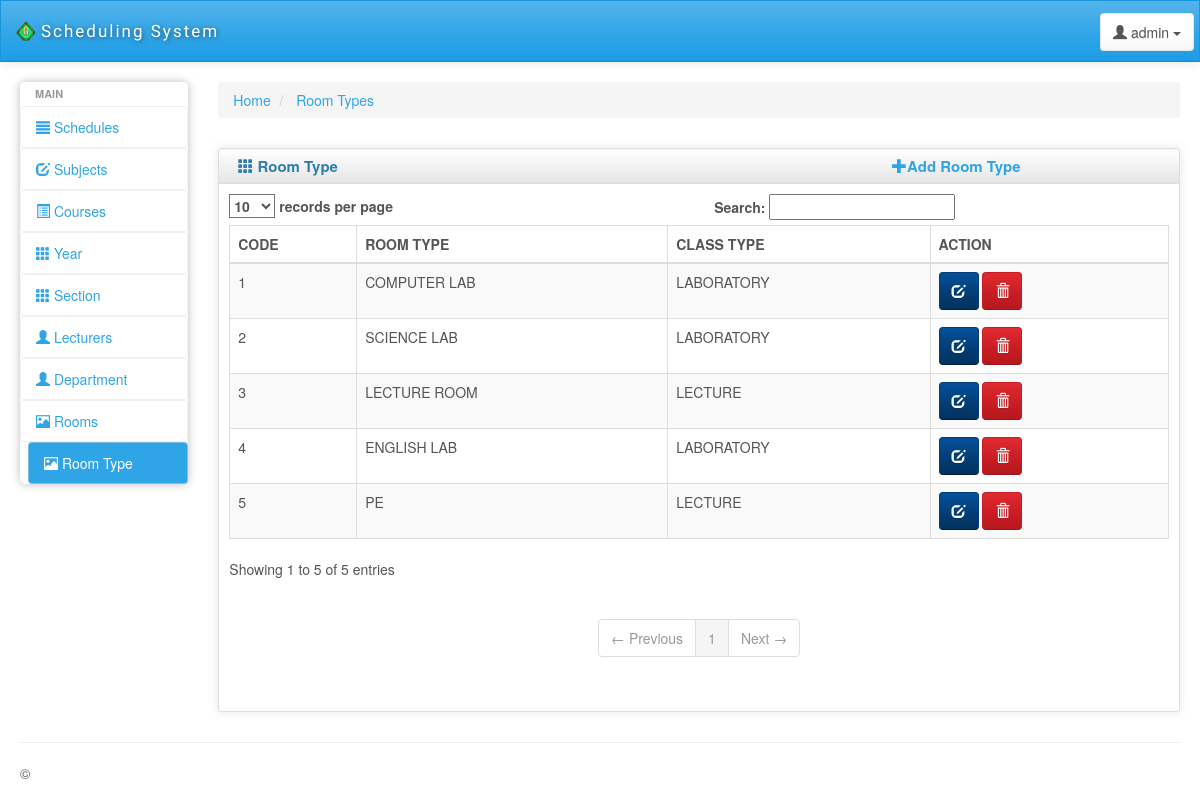
Screenshot of /roomtypes.php (signed in) with the database file from the repository.
### tables this page shows
CREATE TABLE IF NOT EXISTS `roomtype` (
  `ROOMTYPENO` int(11) NOT NULL,
  `ROOMTYPE` varchar(100) NOT NULL,
  `DEPARTMENT` int(11) NOT NULL,
  `CLASS` int(11) NOT NULL
);

### roomtypes.php (the view, shortened to what this page needs)
<?php
    include("header.php");
?>
<div id="content" class="col-lg-10 col-sm-10">
                <div>
        <ul class="breadcrumb">
            <li>
                <a href="#">Home</a>
            </li>
            <li>
                <a href="#">Room Types</a>
            </li>
        </ul>
    </div>
    <div class="row">
    <div class="box col-md-12">
    <div class="box-inner">
    <div class="box-header well" data-original-title="">
        <h2><i class="glyphicon glyphicon-th"></i> Room Type
        <a href="iroomtype.php" style="margin-left:550px;"><i class="glyphicon glyphicon-plus"></i>Add Room Type</a></h2>
    </div>
    <div class="box-content">
    <table class="table table-striped table-bordered bootstrap-datatable datatable responsive">
    <thead>
    <tr>
        <th>CODE</th>
        <th>ROOM TYPE</th>
        <th>CLASS TYPE</th>
        <th>ACTION</th>
    </tr>
    </thead>
    <tbody>
        <?php
            $result=mysql_query("SELECT * FROM roomtype");
            while($row=mysql_fetch_array($result)){
        ?>
    <tr>
        <td><?php echo $row['ROOMTYPENO'];?></td>
        <td class="center"><?php echo $row['ROOMTYPE'];?></td>
        <td class="center"><?php if($row['CLASS']==1)echo 'LECTURE'; else echo'LABORATORY';?></td>
        <td class="center">
            <a class="btn btn-info" href="uroomtype.php?id=<?php echo $row['ROOMTYPENO'];?>" title="Update">
                <i class="glyphicon glyphicon-edit icon-white"></i>
            </a>
            <a class="btn btn-danger" onclick="return confirm('Are you sure you want to delete this subject?');" href="droomtypes.php?id=<?php echo $row['ROOMTYPENO'];?>" title="Delete">
                <i class="glyphicon glyphicon-trash icon-white"></i>
            </a>
        </td>
    </tr>
   <?php
    }
   ?>
    </tbody>
    </table>
    </div>
    </div>
    </div>
    </div>
    </div>
</div>
    <hr>
<?php
    include("footer.php");
?>

### css/charisma-app.css (style rules this page uses)
.box { margin-top: 10px; margin-bottom: 10px; }
.box-inner { border: 1px solid #DEDEDE; border-radius: 3px; -webkit-border-radius: 3px; -moz-border-radius: 3px; box-shadow: 0 0 10px rgba(189, 189, 189, 0.4); -webkit-box-shadow: 0 0 10px rgba(189, 189, 189, 0.4); -moz-box-shadow: 0 0 10px rgba(189, 189, 189, 0.4); }
.box-header { border: none; padding-top: 5px; border-bottom: 1px solid #DEDEDE; border-radius: 3px 3px 0 0; -webkit-border-radius: 3px 3px 0 0; -moz-border-radius: 3px 3px 0 0; height: 35px; min-height: 35px !important; margin-bottom: 0; font-weight: bold; font-size: 16px; background: -moz-linear-gradient(top, rgba(255, 255, 255, 0) 0%, rgba(0, 0, 0, 0.1) 100%); background: -webkit-gradient(linear, left top, left bottom, color-stop(0%, rgba(255, 255, 255, 0)), color-stop(100%, rgba(0, 0, 0, 0.1))); background: -webkit-linear-gradient(top, rgba(255, 255, 255, 0) 0%, rgba(0, 0, 0, 0.1) 100%); background: -o-linear-gradient(top, rgba(255, 255, 255, 0) 0%, rgba(0, 0, 0, 0.1) 100%); background: -ms-linear-gradient(top, rgba(255, 255, 255, 0) 0%, rgba(0, 0, 0, 0.1) 100%); background: linear-gradient(to bottom, rgba(255, 255, 255, 0) 0%, rgba(0, 0, 0, 0.1) 100%); filter: progid:DXImageTransform.Microsoft.gradient(startColorstr='#00ffffff', endColorstr='#1a000000', GradientType=0); }
.box-header h2 { font-size: 15px; width: auto; clear: none; float: left; line-height: 25px; white-space: nowrap; font-weight: bold; margin-top: 0; margin-bottom: 0; }
.box-header h2 > i { margin-top: 1px; }
.box-content { padding: 10px; }
@media only screen and (min-width: 980px) { a, button, input[type=submit], input[type=button], .product-img { -webkit-transition: .5s; -moz-transition: .5s; -ms-transition: .5s; -o-transition: .5s; transition: .5s; } }

### bower_components/responsive-tables/responsive-tables.css (style rules this page uses)
table th { font-weight: bold; }
table td, table th { padding: 9px 10px; text-align: left; }

### rows the page displays
roomtype: ROOMTYPENO "1", ROOMTYPE "COMPUTER LAB", CLASS "LABORATORY"
roomtype: ROOMTYPENO "2", ROOMTYPE "SCIENCE LAB", CLASS "LABORATORY"
roomtype: ROOMTYPENO "3", ROOMTYPE "LECTURE ROOM", CLASS "LECTURE"
roomtype: ROOMTYPENO "4", ROOMTYPE "ENGLISH LAB", CLASS "LABORATORY"
roomtype: ROOMTYPENO "5", ROOMTYPE "PE", CLASS "LECTURE"
